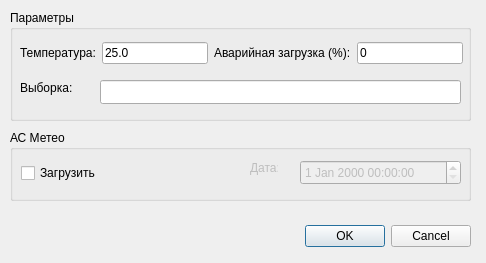
<?xml version="1.0" encoding="UTF-8"?>
<ui version="4.0">
 <class>formcalcidop</class>
 <widget class="QDialog" name="formcalcidop">
  <property name="geometry">
   <rect>
    <x>0</x>
    <y>0</y>
    <width>486</width>
    <height>263</height>
   </rect>
  </property>
  <property name="windowTitle">
   <string>Расчет I доп от Т</string>
  </property>
  <widget class="QDialogButtonBox" name="buttonBox">
   <property name="geometry">
    <rect>
     <x>130</x>
     <y>220</y>
     <width>341</width>
     <height>32</height>
    </rect>
   </property>
   <property name="orientation">
    <enum>Qt::Orientation::Horizontal</enum>
   </property>
   <property name="standardButtons">
    <set>QDialogButtonBox::StandardButton::Cancel|QDialogButtonBox::StandardButton::Ok</set>
   </property>
  </widget>
  <widget class="QGroupBox" name="groupBox">
   <property name="geometry">
    <rect>
     <x>10</x>
     <y>10</y>
     <width>461</width>
     <height>111</height>
    </rect>
   </property>
   <property name="title">
    <string>Параметры</string>
   </property>
   <widget class="QWidget" name="layoutWidget">
    <property name="geometry">
     <rect>
      <x>10</x>
      <y>30</y>
      <width>443</width>
      <height>26</height>
     </rect>
    </property>
    <layout class="QHBoxLayout" name="horizontalLayout">
     <item>
      <widget class="QLabel" name="label">
       <property name="text">
        <string>Температура:</string>
       </property>
      </widget>
     </item>
     <item>
      <widget class="QLineEdit" name="lineEdit">
       <property name="text">
        <string>25.0</string>
       </property>
      </widget>
     </item>
     <item>
      <widget class="QLabel" name="label_2">
       <property name="text">
        <string>Аварийная загрузка (%):</string>
       </property>
      </widget>
     </item>
     <item>
      <widget class="QLineEdit" name="lineEdit_2">
       <property name="text">
        <string>0</string>
       </property>
      </widget>
     </item>
    </layout>
   </widget>
   <widget class="QLabel" name="label_3">
    <property name="geometry">
     <rect>
      <x>10</x>
      <y>70</y>
      <width>52</width>
      <height>16</height>
     </rect>
    </property>
    <property name="text">
     <string>Выборка:</string>
    </property>
   </widget>
   <widget class="QLineEdit" name="lineEdit_3">
    <property name="geometry">
     <rect>
      <x>90</x>
      <y>70</y>
      <width>361</width>
      <height>24</height>
     </rect>
    </property>
    <property name="minimumSize">
     <size>
      <width>200</width>
      <height>0</height>
     </size>
    </property>
   </widget>
  </widget>
  <widget class="QGroupBox" name="groupBox_2">
   <property name="geometry">
    <rect>
     <x>10</x>
     <y>130</y>
     <width>461</width>
     <height>71</height>
    </rect>
   </property>
   <property name="title">
    <string>АС Метео</string>
   </property>
   <widget class="QDateTimeEdit" name="dateTimeEdit">
    <property name="enabled">
     <bool>false</bool>
    </property>
    <property name="geometry">
     <rect>
      <x>290</x>
      <y>30</y>
      <width>161</width>
      <height>25</height>
     </rect>
    </property>
   </widget>
   <widget class="QLabel" name="label_4">
    <property name="enabled">
     <bool>false</bool>
    </property>
    <property name="geometry">
     <rect>
      <x>240</x>
      <y>30</y>
      <width>28</width>
      <height>16</height>
     </rect>
    </property>
    <property name="text">
     <string>Дата:</string>
    </property>
   </widget>
   <widget class="QCheckBox" name="checkBox">
    <property name="geometry">
     <rect>
      <x>11</x>
      <y>32</y>
      <width>79</width>
      <height>22</height>
     </rect>
    </property>
    <property name="text">
     <string>Загрузить</string>
    </property>
   </widget>
  </widget>
 </widget>
 <resources/>
 <connections>
  <connection>
   <sender>buttonBox</sender>
   <signal>accepted()</signal>
   <receiver>formcalcidop</receiver>
   <slot>accept()</slot>
   <hints>
    <hint type="sourcelabel">
     <x>248</x>
     <y>254</y>
    </hint>
    <hint type="destinationlabel">
     <x>157</x>
     <y>274</y>
    </hint>
   </hints>
  </connection>
  <connection>
   <sender>buttonBox</sender>
   <signal>rejected()</signal>
   <receiver>formcalcidop</receiver>
   <slot>reject()</slot>
   <hints>
    <hint type="sourcelabel">
     <x>316</x>
     <y>260</y>
    </hint>
    <hint type="destinationlabel">
     <x>286</x>
     <y>274</y>
    </hint>
   </hints>
  </connection>
 </connections>
</ui>
